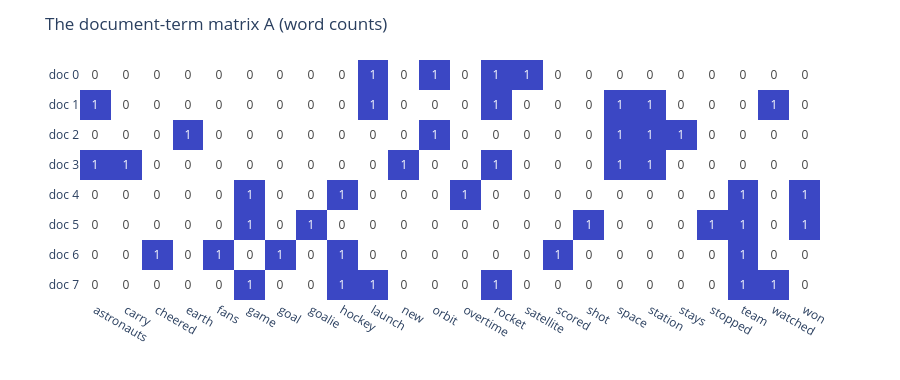

Write notebook code for a chart like this one.
### Markdown cell above
#### See it with data 🔬: a tiny corpus with two themes

8 short documents: 4 about space, 3 about hockey, and a last one that mixes both. We use plain counts (`CountVectorizer`) so that the matrix is easy to read, and we drop the English stop words.

### Code cell
docs = [
    "The rocket launch put a satellite in orbit.",
    "Astronauts on the space station watched the rocket launch.",
    "The space station stays in orbit around the Earth.",
    "A new rocket will carry astronauts to the space station.",
    "The team won the hockey game in overtime.",
    "The goalie stopped every shot and the team won the game.",
    "Hockey fans cheered when the team scored a goal.",
    "After the hockey game, the team watched a rocket launch.",
]
names = [f"doc {i}" for i in range(len(docs))]

vectorizer = CountVectorizer(stop_words="english")
A_sparse = vectorizer.fit_transform(docs)
words = vectorizer.get_feature_names_out()
A = A_sparse.toarray()

print("Document-term matrix:", A.shape[0], "documents x", A.shape[1], "terms")
print(f"Share of zeros: {(A == 0).mean():.0%}")
fig = px.imshow(pd.DataFrame(A, index=names, columns=words), text_auto=True,
                color_continuous_scale=["#FFFFFF", "#3B47C4"], aspect="auto")
fig.update_layout(title="The document-term matrix A (word counts)", coloraxis_showscale=False, height=380)
fig.show()

### Figure 1 — Plotly figure (JSON) as saved in the notebook; plotly's stock layout.template omitted (floating-point values rounded to 4 significant figures; data arrays with more than 128 entries replaced by an {"elided": "..."} marker saying what was removed)
{"data": [{"coloraxis": "coloraxis", "hovertemplate": "x: %{x}<br>y: %{y}<br>color: %{z}<extra></extra>", "name": "0", "texttemplate": "%{z}", "type": "heatmap", "x": ["astronauts", "carry", "cheered", "earth", "fans", "game", "goal", "goalie", "hockey", "launch", "new", "orbit", "overtime", "rocket", "satellite", "scored", "shot", "space", "station", "stays", "stopped", "team", "watched", "won"], "xaxis": "x", "y": ["doc 0", "doc 1", "doc 2", "doc 3", "doc 4", "doc 5", "doc 6", "doc 7"], "yaxis": "y", "z": {"elided": "8x24 int values"}}], "layout": {"coloraxis": {"autocolorscale": false, "colorscale": [[0.0, "#FFFFFF"], [1.0, "#3B47C4"]], "showscale": false}, "height": 380, "margin": {"t": 60}, "title": {"text": "The document-term matrix A (word counts)"}, "xaxis": {"anchor": "y", "domain": [0.0, 1.0]}, "yaxis": {"anchor": "x", "autorange": "reversed", "domain": [0.0, 1.0]}}}
